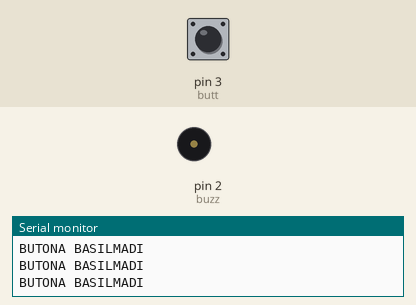
Recording of a sketch running on a simulated Arduino Uno, built with avr-gcc and run on an emulated ATmega328P. On the bench: buzzer (waves = sounding, pin HIGH), the last lines printed to the serial monitor. The inputs (shaded band) are chosen by the test bench; at power-on: pin 3 (butt) LOW.

Above: at 2.8 s.
2.9 s: pin 3 (butt) pulled HIGH for 3.2 s
At 3.8 s:
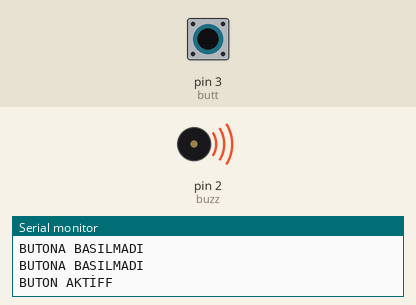
Timing chart, 0 to 7.7 s (numbered marks = the images above; inputs shaded):
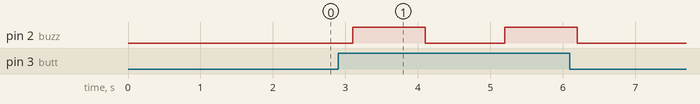

The sketch:

ard_buton.ino
```cpp
//Kapı zili projesi
int buzz=2;

int butt=3;
int buttd;


void setup() {

 pinMode(buzz,OUTPUT);

 pinMode(butt,INPUT);
 Serial.begin(9600);

}

void loop() {

 buttd=digitalRead(butt);

 if(buttd==HIGH){

  Serial.println("BUTON AKTİFF");
 delay(100);
  digitalWrite(buzz,HIGH);
  delay(1000);
  digitalWrite(buzz,LOW);
  delay(1000);


  }else{

    Serial.println("BUTONA BASILMADI");
    delay(1000);
    }

}
//12.09.2021 F C Y B E R ZAMAN C O K CABUK G E C İ Y O R
```

Measured:
- after the input at 2.9 s, pin 2 (buzz): alternates HIGH for 1.0 s and LOW for 1.1 s, 4 changes in all, then stays LOW, starting after 0.20 s
